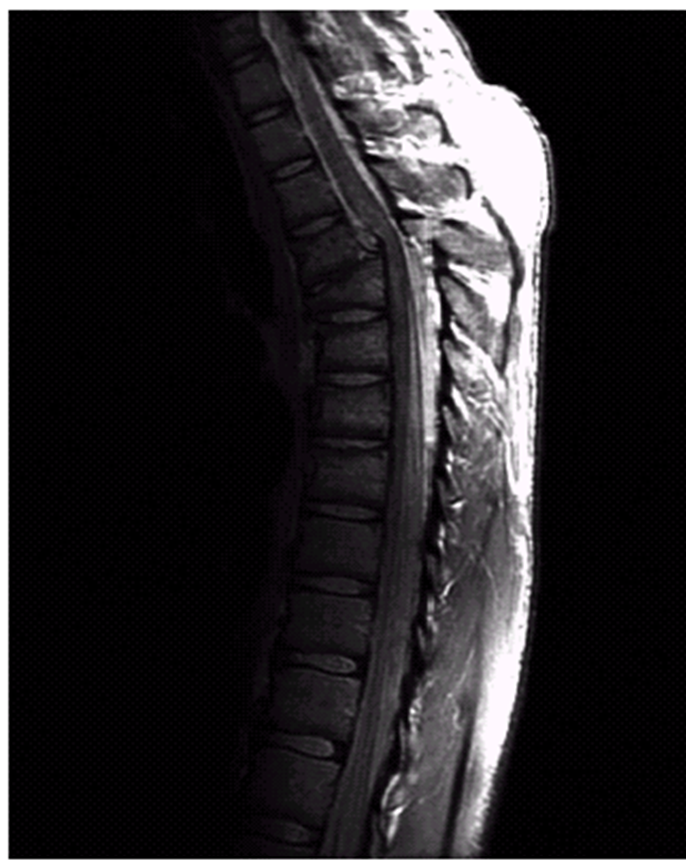
#> input picture power.png, 686 x 860 px
$ python setAque1.py
#> lines starting #> are read from the running program, lines starting #| are printed output that depends on the picture
import cv2
import numpy as np
from matplotlib import pyplot as plt
image=cv2.imread('power.png', 0)
#> image: shape (860, 686); min 0, max 255, mean 37
gamma=2
gamma2=np.power(image, gamma)
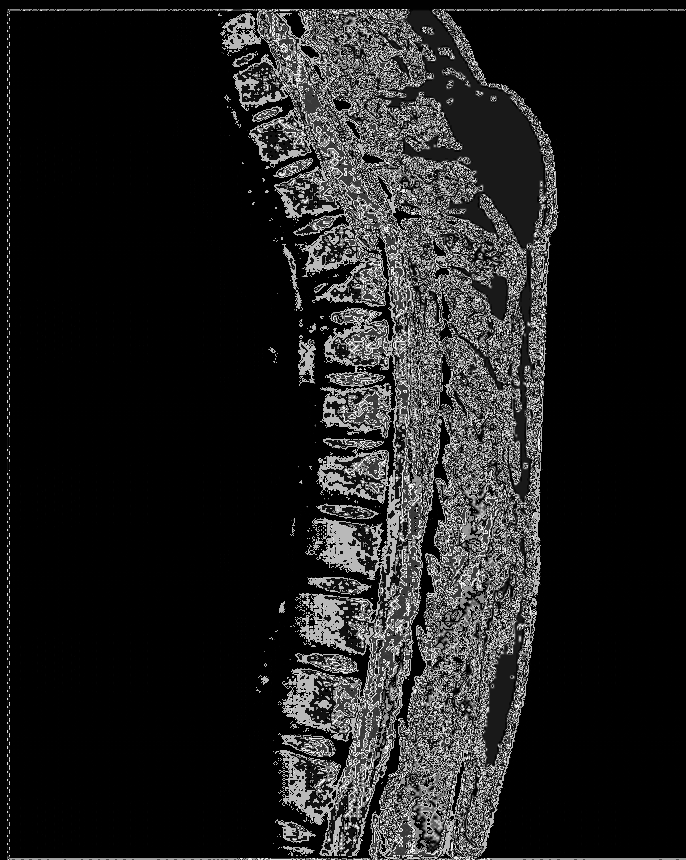
#> gamma2: shape (860, 686); min 0, max 249, mean 31.5
gamma=3
gamma3=np.power(image, gamma)
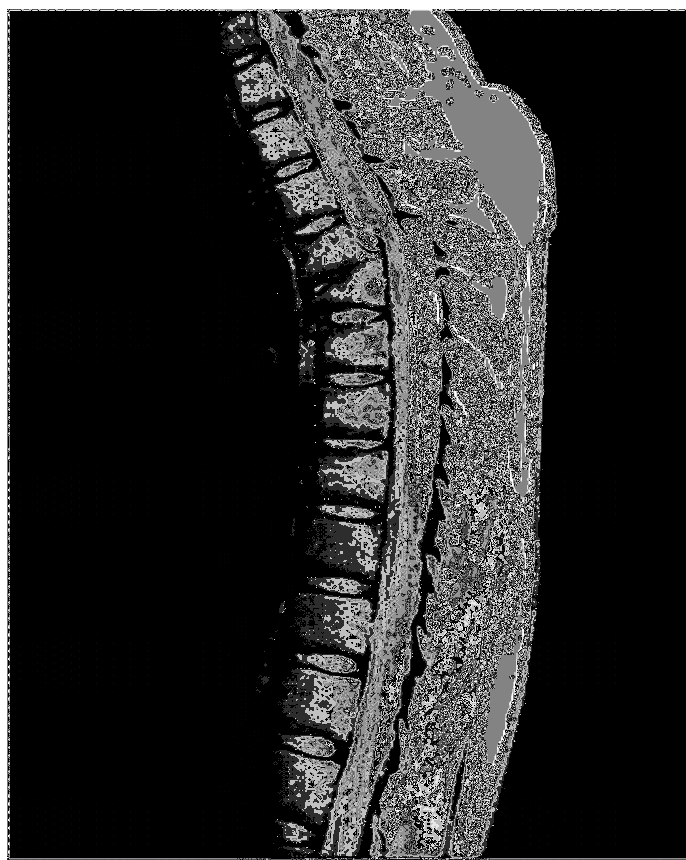
#> gamma3: shape (860, 686); min 0, max 255, mean 40.8
gamma=4
gamma4=np.power(image, gamma)
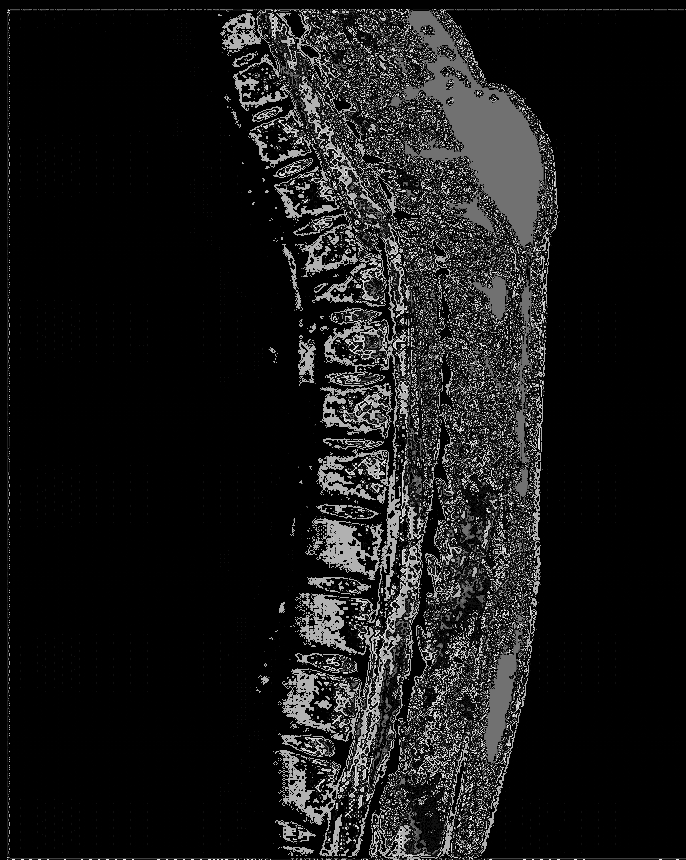
#> gamma4: shape (860, 686); min 0, max 241, mean 24.6
plt.subplot(141), plt.imshow(image, 'gray'), plt.title('original')
plt.subplot(142), plt.imshow(gamma2, 'gray'), plt.title('gamma=2')
plt.subplot(143), plt.imshow(gamma3, 'gray'), plt.title('gamma=3')
plt.subplot(144), plt.imshow(gamma4, 'gray'), plt.title('gamma=4')
plt.show()
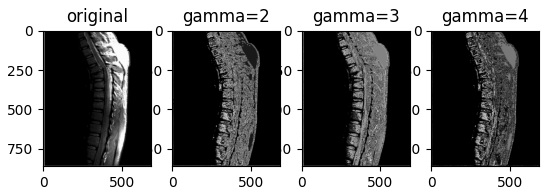
#> figure drawn by matplotlib, 4 panels

$ run again, with dft.png copied over power.png
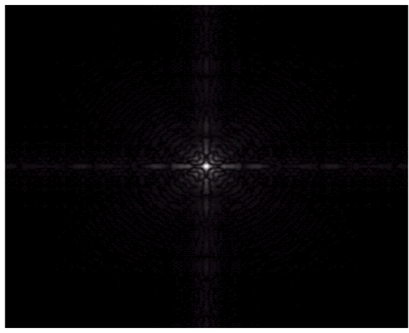
#> input picture dft.png, 409 x 333 px
#> `gamma4=np.power(image, gamma)`:
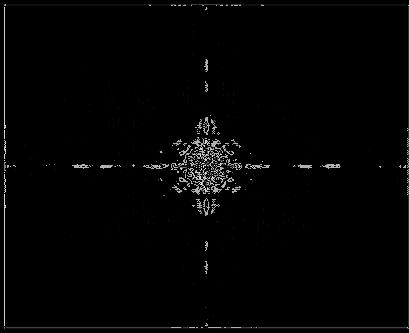
#> gamma4: shape (333, 409); min 0, max 241, mean 3.7
#> `plt.show()`:
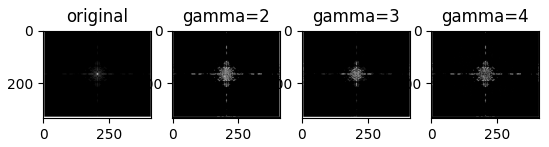
#> figure drawn by matplotlib, 4 panels

$ run again, with erosionDilation.PNG copied over power.png
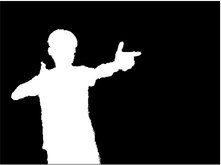
#> input picture erosionDilation.PNG, 221 x 165 px
#> `gamma4=np.power(image, gamma)`:
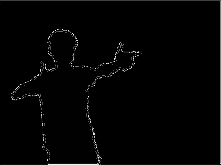
#> gamma4: shape (165, 221); min 0, max 241, mean 3.6
#> `plt.show()`:
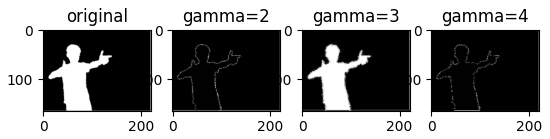
#> figure drawn by matplotlib, 4 panels
